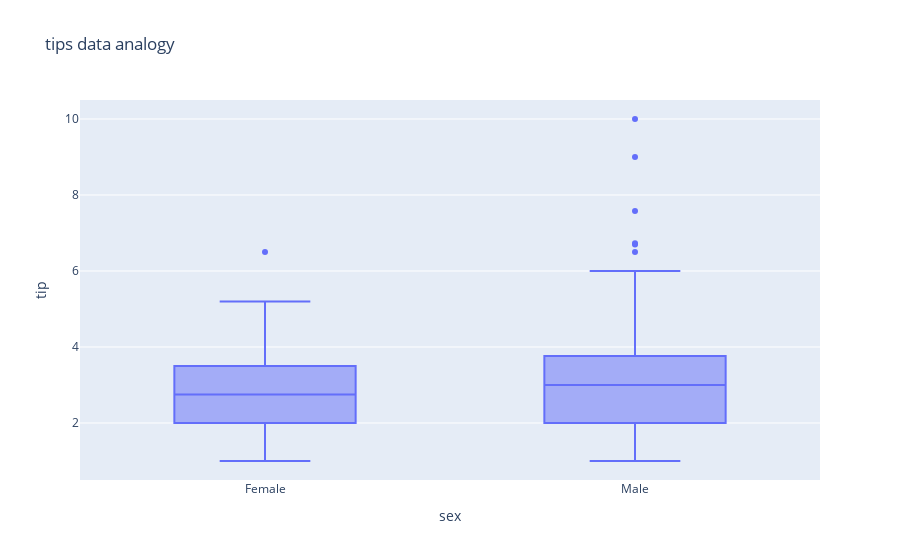

Notebook code cell kept with this figure:
### Code cell
fig = px.box(df2,x='sex', y ='tip', title="tips data analogy")
fig.show()

### Figure 1 — Plotly figure (JSON) as saved in the notebook; plotly's stock layout.template omitted (floating-point values rounded to 4 significant figures; data arrays with more than 128 entries replaced by an {"elided": "..."} marker saying what was removed)
{"data": [{"alignmentgroup": "True", "hovertemplate": "sex=%{x}<br>tip=%{y}<extra></extra>", "legendgroup": "", "marker": {"color": "#636efa"}, "name": "", "notched": false, "offsetgroup": "", "orientation": "v", "showlegend": false, "type": "box", "x": {"elided": "244 str values"}, "x0": " ", "xaxis": "x", "y": {"elided": "244 float values"}, "y0": " ", "yaxis": "y"}], "layout": {"boxmode": "group", "legend": {"tracegroupgap": 0}, "title": {"text": "tips data analogy"}, "xaxis": {"anchor": "y", "domain": [0, 1], "title": {"text": "sex"}}, "yaxis": {"anchor": "x", "domain": [0, 1], "title": {"text": "tip"}}}}
